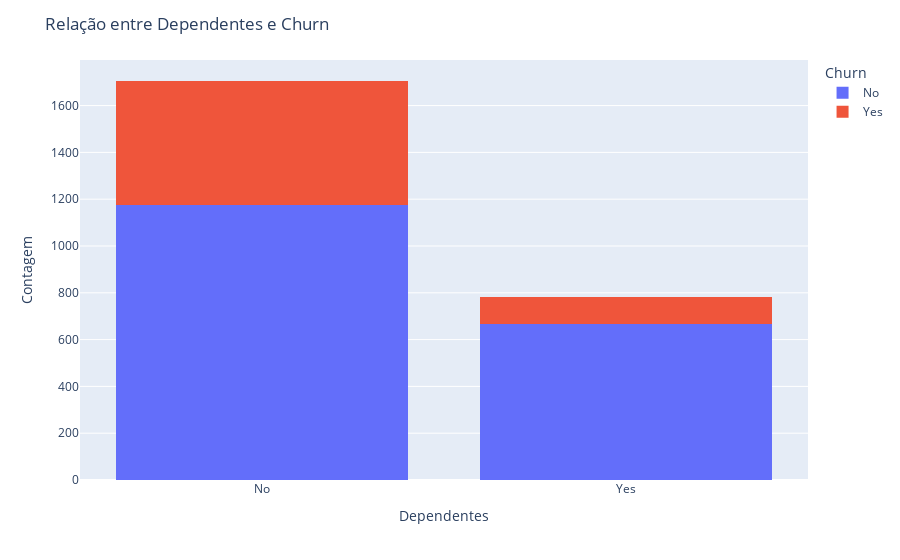

Here is the notebook cell this chart was saved with:
### Markdown cell above
- Genêro possui relação com a váriável tempo como cliente?

### Code cell
fig = px.histogram(df, x='Dependentes', color='Churn', barmode='stack')

fig.update_layout(title='Relação entre Dependentes e Churn',
                  xaxis_title= 'Dependentes',
                  yaxis_title= 'Contagem',
                  legend_title= 'Churn')
fig.show()

### Figure 1 — Plotly figure (JSON) as saved in the notebook; plotly's stock layout.template omitted (floating-point values rounded to 4 significant figures; data arrays with more than 128 entries replaced by an {"elided": "..."} marker saying what was removed)
{"data": [{"bingroup": "x", "hovertemplate": "Churn=No<br>Dependentes=%{x}<br>count=%{y}<extra></extra>", "legendgroup": "No", "marker": {"color": "#636efa", "pattern": {"shape": ""}}, "name": "No", "orientation": "v", "showlegend": true, "type": "histogram", "x": {"elided": "1841 str values"}, "xaxis": "x", "yaxis": "y"}, {"bingroup": "x", "hovertemplate": "Churn=Yes<br>Dependentes=%{x}<br>count=%{y}<extra></extra>", "legendgroup": "Yes", "marker": {"color": "#EF553B", "pattern": {"shape": ""}}, "name": "Yes", "orientation": "v", "showlegend": true, "type": "histogram", "x": {"elided": "647 str values"}, "xaxis": "x", "yaxis": "y"}], "layout": {"barmode": "stack", "legend": {"title": {"text": "Churn"}, "tracegroupgap": 0}, "margin": {"t": 60}, "title": {"text": "Relação entre Dependentes e Churn"}, "xaxis": {"anchor": "y", "domain": [0, 1], "title": {"text": "Dependentes"}}, "yaxis": {"anchor": "x", "domain": [0, 1], "title": {"text": "Contagem"}}}}
